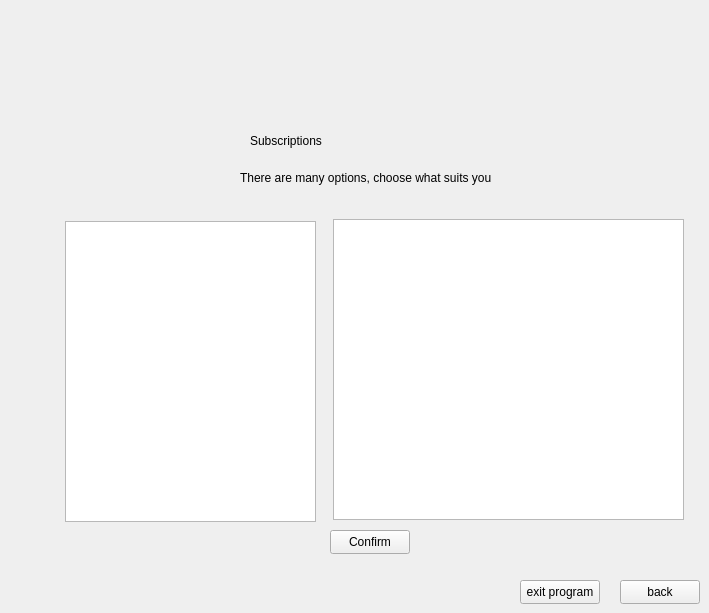
    <widget class="QWidget" name="subscriptions">
     <widget class="QLabel" name="label_35">
      <property name="geometry">
       <rect>
        <x>250</x>
        <y>100</y>
        <width>231</width>
        <height>81</height>
       </rect>
      </property>
      <property name="styleSheet">
       <string notr="true">font: 700 28pt &quot;Times New Roman&quot;;</string>
      </property>
      <property name="text">
       <string>Subscriptions</string>
      </property>
     </widget>
     <widget class="QPushButton" name="back3">
      <property name="geometry">
       <rect>
        <x>620</x>
        <y>580</y>
        <width>80</width>
        <height>24</height>
       </rect>
      </property>
      <property name="text">
       <string>back</string>
      </property>
     </widget>
     <widget class="QPushButton" name="exit3">
      <property name="geometry">
       <rect>
        <x>520</x>
        <y>580</y>
        <width>80</width>
        <height>24</height>
       </rect>
      </property>
      <property name="text">
       <string>exit program</string>
      </property>
     </widget>
     <widget class="QLabel" name="label_8">
      <property name="geometry">
       <rect>
        <x>240</x>
        <y>170</y>
        <width>291</width>
        <height>16</height>
       </rect>
      </property>
      <property name="text">
       <string>There are many options, choose what suits you</string>
      </property>
     </widget>
     <widget class="QListWidget" name="listWidget_subscriptions">
      <property name="geometry">
       <rect>
        <x>65</x>
        <y>221</y>
        <width>251</width>
        <height>301</height>
       </rect>
      </property>
     </widget>
     <widget class="QPushButton" name="pushButton_11">
      <property name="geometry">
       <rect>
        <x>330</x>
        <y>530</y>
        <width>80</width>
        <height>24</height>
       </rect>
      </property>
      <property name="text">
       <string>Confirm</string>
      </property>
     </widget>
     <widget class="QTextEdit" name="label_subscription_details">
      <property name="geometry">
       <rect>
        <x>333</x>
        <y>219</y>
        <width>351</width>
        <height>301</height>
       </rect>
      </property>
      <property name="readOnly">
       <bool>true</bool>
      </property>
     </widget>
    </widget>
